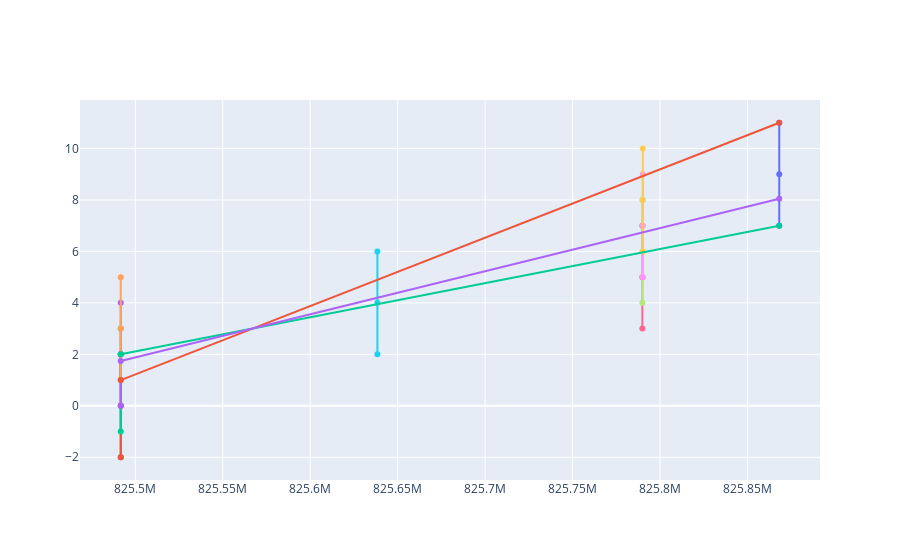

The notebook cell saved with this chart:
### Code cell
print(len(PLR(data[:10], 2, show=True)))

### Figure 1 — Plotly figure (JSON) as saved in the notebook; plotly's stock layout.template omitted (floating-point values rounded to 4 significant figures)
{"data": [{"name": "", "showlegend": false, "type": "scatter", "x": [825491677, 825491677, 825491677], "y": [2, 0, -2]}, {"name": "", "showlegend": false, "type": "scatter", "x": [825491677, 825491677, 825491677], "y": [2, 0, -2]}, {"name": "", "showlegend": false, "type": "scatter", "x": [825491678, 825491678, 825491678], "y": [3, 1, -1]}, {"name": "", "showlegend": false, "type": "scatter", "x": [825491679, 825491679, 825491679], "y": [4, 2, 0]}, {"name": "", "showlegend": false, "type": "scatter", "x": [825491680, 825491680, 825491680], "y": [5, 3, 1]}, {"name": "", "showlegend": false, "type": "scatter", "x": [825638400, 825638400, 825638400], "y": [6, 4, 2]}, {"name": "", "showlegend": false, "type": "scatter", "x": [825789867, 825789867, 825789867], "y": [7, 5, 3]}, {"name": "", "showlegend": false, "type": "scatter", "x": [825789868, 825789868, 825789868], "y": [8, 6, 4]}, {"name": "", "showlegend": false, "type": "scatter", "x": [825790158, 825790158, 825790158], "y": [9, 7, 5]}, {"name": "", "showlegend": false, "type": "scatter", "x": [825790159, 825790159, 825790159], "y": [10, 8, 6]}, {"name": "", "showlegend": false, "type": "scatter", "x": [825868150, 825868150, 825868150], "y": [11, 9, 7]}, {"name": "p", "showlegend": false, "type": "scatter", "x": [825491680, 825868150], "y": [1, 11]}, {"name": "p", "showlegend": false, "type": "scatter", "x": [825491677, 825868150], "y": [2, 7]}, {"name": "spline", "showlegend": false, "type": "scatter", "x": [825491677, 825868150], "y": [1.738, 8.048]}], "layout": {}}
